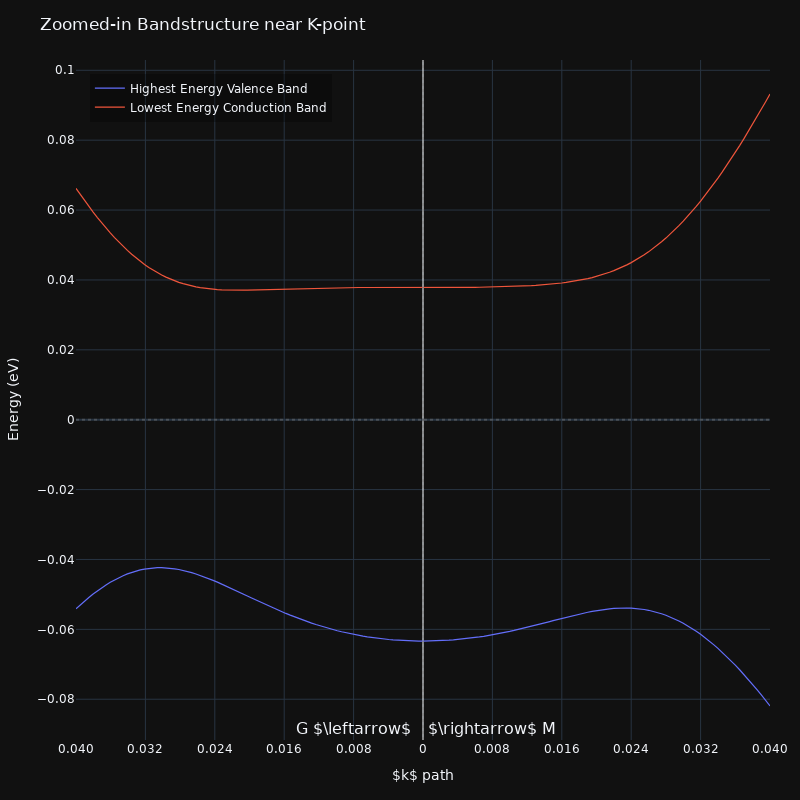

Source (notebook cell):
### Markdown cell above
## d) 2d line cut through dirac point and symmetric line (K to Γ)

### Code cell
import json
import numpy as np
import plotly.graph_objects as go

# --- Load zoomed k-path ---
with open("kpaths/kpath_zoomed.json", "r") as file:
    data = json.load(file)

kx_z_line = np.array(data.get("qx", []))
ky_z_line = np.array(data.get("qy", []))
breaks = data.get("breaks", [])
k_labels = data.get("k_labels", ["start", "end"])

# --- Compute eigenenergies ---
energies = eigenenergies_ABC(kx_z_line, ky_z_line, D1=D1)  # shape (N, nbands)
# adjust slicing based on your band ordering
Ev = energies[:, :3]   # conduction bands
Ec = energies[:, -3:]  # valence bands 
nbands = energies.shape[1]

# --- Compute cumulative path distance s (x-axis) ---
dx = np.diff(kx_z_line, prepend=kx_z_line[0])
dy = np.diff(ky_z_line, prepend=ky_z_line[0])
s = np.cumsum(np.hypot(dx, dy))

# --- Determine K location and recenter x so that K -> 0 ---
# Symmetry tick positions remain for reference
tick_positions = [s[b] for b in breaks] + [s[-1]]
if isinstance(k_labels, list) and "K" in k_labels and len(tick_positions) >= len(k_labels):
    x_k = tick_positions[k_labels.index("K")]
else:
    x_k = 0.5 * (s[0] + s[-1])  # fallback: center of the path

s0 = s - x_k  # recentered x: K at 0

# --- Build symmetric tick grid with positive labels (magnitudes) ---
L = float(max(abs(s0.min()), abs(s0.max())))
tickvals = np.linspace(-L, L, 11)
ticktext = ["0" if abs(v) < 1e-12 else f"{abs(v):.3f}" for v in tickvals]

# --- Plotly figure ---
fig = go.Figure()


fig.add_trace(go.Scatter(
        x=s0, y=energies[:, 2],
        mode="lines",
        line=dict(width=1.2),
        name=f"Highest Energy Valence Band"
    ))
fig.add_trace(go.Scatter(
    x=s0, y=energies[:, 3],
    mode="lines",
    line=dict(width=1.2),
    name=f"Lowest Energy Conduction Band"
))

# --- Axes: center at K=0, positive tick labels ---
fig.update_xaxes(
    title_text=r"$k$ path",
    range=[-L, L],
    tickmode="array",
    tickvals=tickvals,
    ticktext=ticktext,
    zeroline=True,
    zerolinewidth=1,
    zerolinecolor="white"
)


# --- Vertical separators at symmetry points (recentered) ---
centers = [xp - x_k for xp in tick_positions]
for x in centers[1:-1]:
    fig.add_vline(x=x, line_dash="dash", line_color="gray", opacity=0.5)

# --- Fermi level (horizontal) and K-point (vertical) guides ---

fig.add_hline(y=fermi_level, line_dash="dot", line_color="gray", opacity=0.4)
fig.add_vline(x=0.0, line_dash="dot", line_color="gray", opacity=0.6)

# --- Layout ---
fig.update_layout(
    title="Zoomed-in Bandstructure near K-point",
    xaxis_title=r"$k$ path",
    yaxis_title="Energy (eV)",
    template="plotly_dark",
    font=dict(family="DejaVu Sans"),
    width=800,
    height=800,
    margin=dict(l=60, r=20, t=60, b=60),
    legend=dict(x=0.02, y=0.98, bgcolor="rgba(0,0,0,0.3)"),
)

fig.show()

### Figure 1 — Plotly figure (JSON) as saved in the notebook; plotly's stock layout.template omitted (floating-point values rounded to 4 significant figures; data arrays with more than 128 entries replaced by an {"elided": "..."} marker saying what was removed)
{"data": [{"line": {"width": 1.2}, "mode": "lines", "name": "Highest Energy Valence Band", "type": "scatter", "x": {"elided": "162 float values"}, "y": {"elided": "162 float values"}}, {"line": {"width": 1.2}, "mode": "lines", "name": "Lowest Energy Conduction Band", "type": "scatter", "x": {"elided": "162 float values"}, "y": {"elided": "162 float values"}}], "layout": {"annotations": [{"font": {"family": "DejaVu Sans", "size": 16}, "showarrow": false, "text": "G $\\leftarrow$", "x": -0.008, "xref": "x", "y": 0, "yref": "paper"}, {"font": {"family": "DejaVu Sans", "size": 16}, "showarrow": false, "text": "$\\rightarrow$ M", "x": 0.008, "xref": "x", "y": 0, "yref": "paper"}], "font": {"family": "DejaVu Sans"}, "height": 800, "legend": {"bgcolor": "rgba(0,0,0,0.3)", "x": 0.02, "y": 0.98}, "margin": {"b": 60, "l": 60, "r": 20, "t": 60}, "shapes": [{"line": {"color": "gray", "dash": "dot"}, "opacity": 0.4, "type": "line", "x0": 0, "x1": 1, "xref": "x domain", "y0": 0, "y1": 0, "yref": "y"}, {"line": {"color": "gray", "dash": "dot"}, "opacity": 0.6, "type": "line", "x0": 0, "x1": 0, "xref": "x", "y0": 0, "y1": 1, "yref": "y domain"}], "title": {"text": "Zoomed-in Bandstructure near K-point"}, "width": 800, "xaxis": {"range": [-0.04, 0.04], "tickmode": "array", "ticktext": ["0.040", "0.032", "0.024", "0.016", "0.008", "0", "0.008", "0.016", "0.024", "0.032", "0.040"], "tickvals": [-0.04, -0.032, -0.024, -0.016, -0.008, 6.939e-18, 0.008, 0.016, 0.024, 0.032, 0.04], "title": {"text": "$k$ path"}, "zeroline": true, "zerolinecolor": "white", "zerolinewidth": 1}, "yaxis": {"title": {"text": "Energy (eV)"}}}}
